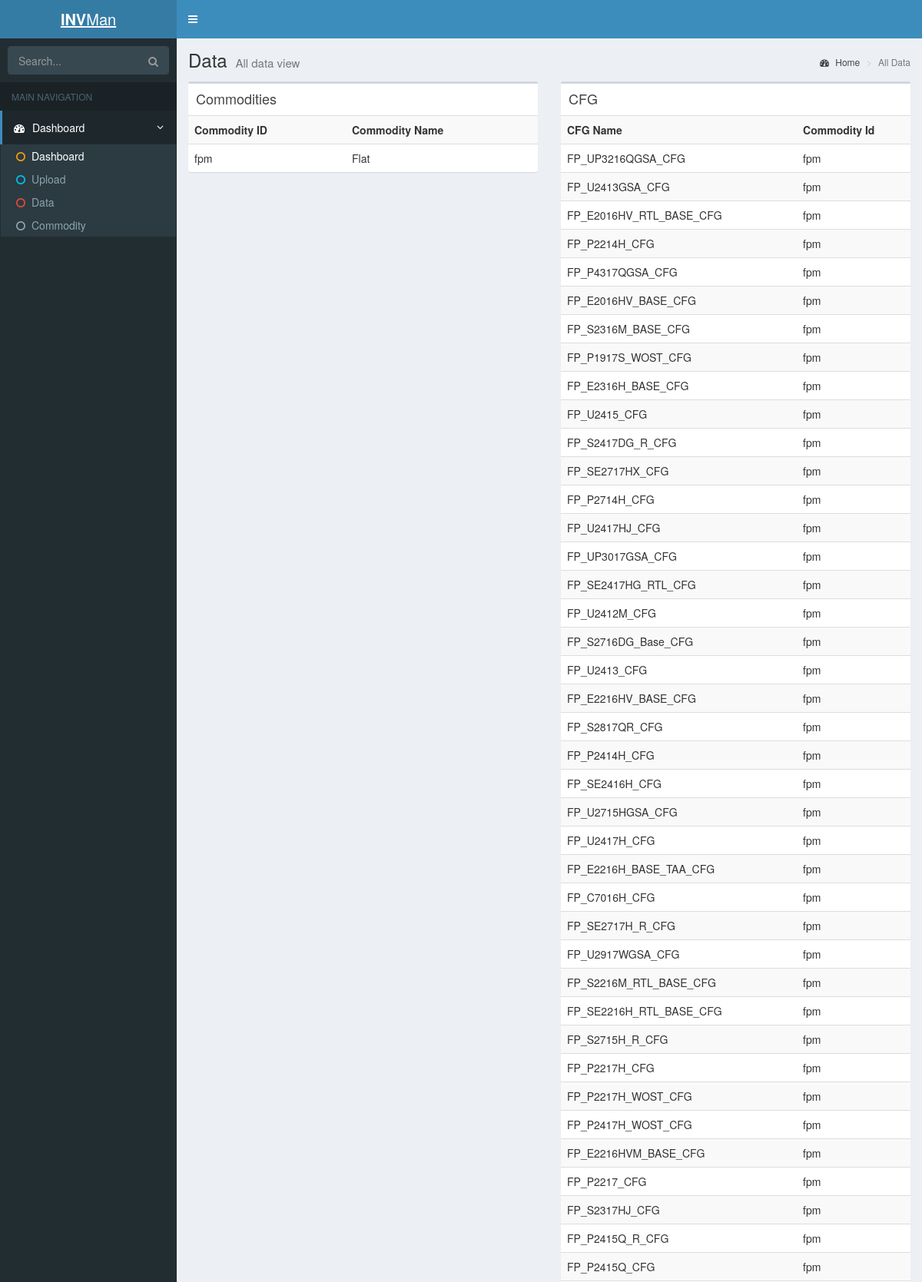
Page /data (upper part) on the committed database.
### tables this page shows
CREATE TABLE commodity(
    com_id VARCHAR(255) NOT NULL,
    com_name VARCHAR(255) NOT NULL,
    PRIMARY KEY(com_id)
);

CREATE TABLE cfg(
    cfg_name VARCHAR(255) PRIMARY KEY,
    com_id VARCHAR(255) NOT NULL,
    FOREIGN KEY (com_id) REFERENCES commodity(com_id)
);

### dsi_calculator.py (the view)
@app.route('/data')
def show_data():
    db = get_db()
    cur = db.execute('SELECT * FROM commodity')
    commodities = cur.fetchall()
    cur = db.execute('SELECT * FROM cfg')
    cfgs = cur.fetchall()
    cur = db.execute('SELECT forecast.forecast_id, week.week_id, entry.entry_value \
                      FROM forecast, week, entry \
                      WHERE forecast.forecast_id = entry.forecast_id \
                      AND week.week_id = entry.week_id')
    entries = cur.fetchall()
    cur = db.execute('Select * from week')
    weeks = cur.fetchall()
    return render_template('data.html', commodities=commodities, cfgs=cfgs, entries=entries, weeks=weeks)

### dsi_calculator.py (called while the page is built)
def dict_factory(cursor, row):
    d = {}
    for idx, col in enumerate(cursor.description):
        d[col[0]] = row[idx]
    return d

def connect_db():
    rv = sqlite3.connect(app.config['DATABASE'])
    rv.row_factory = dict_factory
    rv.text_factory = str
    return rv

def get_db():
    if not hasattr(g, 'sqlite_db'):
        g.sqlite_db = connect_db()
    return g.sqlite_db

### templates/data.html
{% extends "layout.html" %}
{% block body %}
    <section class="content-header">
      <h1>
        Data
        <small>All data view</small>
      </h1>
      <ol class="breadcrumb">
        <li><a href="#"><i class="fa fa-dashboard"></i> Home</a></li>
        <li class="active">All Data</li>
      </ol>
    </section>
    <section class="content">
    <div class="row">
        <div class="col-md-6">
          <div class="box">
            <div class="box-header">
              <h3 class="box-title">Commodities</h3>
            </div>
            <div class="box-body no-padding">
              <table class="table table-striped table-hover" id="commodities">
                <tr>
                  <th>Commodity ID</th>
                  <th>Commodity Name</th>
                </tr>
                  {% for commodity in commodities %}
                <tr>
                  <td>{{ commodity.com_id }}</td>
                  <td>{{ commodity.com_name }}</td>
                </tr>
                  {% endfor %}
              </table>
            </div>
          </div>
        </div>
        <div class="col-md-6">
          <div class="box">
            <div class="box-header">
              <h3 class="box-title">CFG</h3>
            </div>
            <div class="box-body no-padding">
              <table class="table table-striped table-hover" id="cfgs">
                <tr>
                  <th>CFG Name</th>
                  <th>Commodity Id</th>
                </tr>
                 {% for cfg in cfgs %}
                <tr>
                  <td>{{ cfg.cfg_name }}</td>
                  <td>{{ cfg.com_id }}</td>
                </tr>
                  {% endfor %}
              </table>
            </div>
          </div>
        </div>
    </div>
    </section>
{% endblock %}

### templates/layout.html (shortened to what this page needs)
<!DOCTYPE html>
<html>
<head>
    <link rel=stylesheet type=text/css href="{{ url_for('static', filename='AdminLTE.min.css') }}">
    <link rel=stylesheet type=text/css href="{{ url_for('static', filename='bootstrap.css') }}">
    <link rel=stylesheet type=text/css href="{{ url_for('static', filename='bootstrap-theme.css') }}">
    <link rel=stylesheet type=text/css href="{{ url_for('static', filename='_all-skins.css') }}">
    <link rel=stylesheet type=text/css href="{{ url_for('static', filename='morris.css') }}">
    <link rel=stylesheet type=text/css href="{{ url_for('static', filename='jquery-jvectormap-1.2.2.css') }}">
    <link rel=stylesheet type=text/css href="{{ url_for('static', filename='select2.min.css') }}">
  <link rel="stylesheet" href="https://cdnjs.cloudflare.com/ajax/libs/font-awesome/4.5.0/css/font-awesome.min.css">
  <link rel="stylesheet" href="https://cdnjs.cloudflare.com/ajax/libs/ionicons/2.0.1/css/ionicons.min.css">
</head>
<body class="hold-transition skin-blue sidebar-mini">
<div class="wrapper">
  <header class="main-header">
    <a href="index2.html" class="logo">
      <span class="logo-lg"><b>INV</b>Man</span>
    </a>
    <nav class="navbar navbar-static-top">
      <a href="#" class="sidebar-toggle" data-toggle="offcanvas" role="button">
      </a>
    </nav>
  </header>
  <aside class="main-sidebar">
    <section class="sidebar">
      <form action="#" method="get" class="sidebar-form">
        <div class="input-group">
          <input type="text" name="q" class="form-control" placeholder="Search...">
              <span class="input-group-btn">
                <button type="submit" name="search" id="search-btn" class="btn btn-flat"><i class="fa fa-search"></i>
                </button>
              </span>
        </div>
      </form>
      <ul class="sidebar-menu">
        <li class="header">MAIN NAVIGATION</li>
        <li class="active treeview">
          <a href="#">
            <i class="fa fa-dashboard"></i> <span>Dashboard</span>
            <span class="pull-right-container">
              <i class="fa fa-angle-left pull-right"></i>
            </span>
          </a>
          <ul class="treeview-menu">
            <li class="active"><a href="/"><i class="fa fa-circle-o text-yellow"></i>Dashboard</a></li>
            <li><a href="/upload"><i class="fa fa-circle-o text-aqua"></i>Upload</a></li>
            <li><a href="/data"><i class="fa fa-circle-o text-red"></i>Data</a></li>
            <li><a href="/commodity/hdd"><i class="fa fa-circle-o text-q"></i>Commodity</a></li>
          </ul>
        </li>
      </ul>
    </section>
  </aside>
 <div class="content-wrapper">
 {% block body %}{% endblock %}
</div>
</div>
</body>
</html>

### static/_all-skins.css (style rules this page uses)
.skin-blue .main-header .navbar { background-color: #3c8dbc; }
.skin-blue .main-header .navbar .sidebar-toggle { color: #ffffff; }
.skin-blue .main-header .navbar .sidebar-toggle { color: #fff; }
.skin-blue .main-header .logo { background-color: #367fa9; color: #ffffff; border-bottom: 0 solid transparent; }
.skin-blue .content-header { background: transparent; }
.skin-blue .wrapper, .skin-blue .main-sidebar, .skin-blue .left-side { background-color: #222d32; }
.skin-blue .sidebar-menu > li.header { color: #4b646f; background: #1a2226; }
.skin-blue .sidebar-menu > li > a { border-left: 3px solid transparent; }
.skin-blue .sidebar-menu > li:hover > a, .skin-blue .sidebar-menu > li.active > a { color: #ffffff; background: #1e282c; border-left-color: #3c8dbc; }
.skin-blue .sidebar-menu > li > .treeview-menu { margin: 0 1px; background: #2c3b41; }
.skin-blue .sidebar a { color: #b8c7ce; }
.skin-blue .treeview-menu > li > a { color: #8aa4af; }
.skin-blue .treeview-menu > li.active > a, .skin-blue .treeview-menu > li > a:hover { color: #ffffff; }
.skin-blue .sidebar-form { border-radius: 3px; border: 1px solid #374850; margin: 10px 10px; }
.skin-blue .sidebar-form input[type="text"], .skin-blue .sidebar-form .btn { box-shadow: none; background-color: #374850; border: 1px solid transparent; height: 35px; }
.skin-blue .sidebar-form input[type="text"] { color: #666; border-top-left-radius: 2px; border-top-right-radius: 0; border-bottom-right-radius: 0; border-bottom-left-radius: 2px; }
.skin-blue .sidebar-form .btn { color: #999; border-top-left-radius: 0; border-top-right-radius: 2px; border-bottom-right-radius: 2px; border-bottom-left-radius: 0; }

### rows in the picture
commodity: com_id "fpm", com_name "Flat"
cfg: cfg_name "FP_UP3216QGSA_CFG", com_id "fpm"
cfg: cfg_name "FP_U2413GSA_CFG", com_id "fpm"
cfg: cfg_name "FP_E2016HV_RTL_BASE_CFG", com_id "fpm"
cfg: cfg_name "FP_P2214H_CFG", com_id "fpm"
cfg: cfg_name "FP_P4317QGSA_CFG", com_id "fpm"
cfg: cfg_name "FP_E2016HV_BASE_CFG", com_id "fpm"
cfg: cfg_name "FP_S2316M_BASE_CFG", com_id "fpm"
cfg: cfg_name "FP_P1917S_WOST_CFG", com_id "fpm"
cfg: cfg_name "FP_E2316H_BASE_CFG", com_id "fpm"
cfg: cfg_name "FP_U2415_CFG", com_id "fpm"
cfg: cfg_name "FP_S2417DG_R_CFG", com_id "fpm"
cfg: cfg_name "FP_SE2717HX_CFG", com_id "fpm"
cfg: cfg_name "FP_P2714H_CFG", com_id "fpm"
cfg: cfg_name "FP_U2417HJ_CFG", com_id "fpm"
cfg: cfg_name "FP_UP3017GSA_CFG", com_id "fpm"
cfg: cfg_name "FP_SE2417HG_RTL_CFG", com_id "fpm"
cfg: cfg_name "FP_U2412M_CFG", com_id "fpm"
cfg: cfg_name "FP_S2716DG_Base_CFG", com_id "fpm"
cfg: cfg_name "FP_U2413_CFG", com_id "fpm"
cfg: cfg_name "FP_E2216HV_BASE_CFG", com_id "fpm"
cfg: cfg_name "FP_S2817QR_CFG", com_id "fpm"
cfg: cfg_name "FP_P2414H_CFG", com_id "fpm"
cfg: cfg_name "FP_SE2416H_CFG", com_id "fpm"
cfg: cfg_name "FP_U2715HGSA_CFG", com_id "fpm"
cfg: cfg_name "FP_U2417H_CFG", com_id "fpm"
cfg: cfg_name "FP_E2216H_BASE_TAA_CFG", com_id "fpm"
cfg: cfg_name "FP_C7016H_CFG", com_id "fpm"
cfg: cfg_name "FP_SE2717H_R_CFG", com_id "fpm"
cfg: cfg_name "FP_U2917WGSA_CFG", com_id "fpm"
cfg: cfg_name "FP_S2216M_RTL_BASE_CFG", com_id "fpm"
cfg: cfg_name "FP_SE2216H_RTL_BASE_CFG", com_id "fpm"
cfg: cfg_name "FP_S2715H_R_CFG", com_id "fpm"
cfg: cfg_name "FP_P2217H_CFG", com_id "fpm"
cfg: cfg_name "FP_P2217H_WOST_CFG", com_id "fpm"
cfg: cfg_name "FP_P2417H_WOST_CFG", com_id "fpm"
cfg: cfg_name "FP_E2216HVM_BASE_CFG", com_id "fpm"
cfg: cfg_name "FP_P2217_CFG", com_id "fpm"
cfg: cfg_name "FP_S2317HJ_CFG", com_id "fpm"
cfg: cfg_name "FP_P2415Q_R_CFG", com_id "fpm"
cfg: cfg_name "FP_P2415Q_CFG", com_id "fpm"
